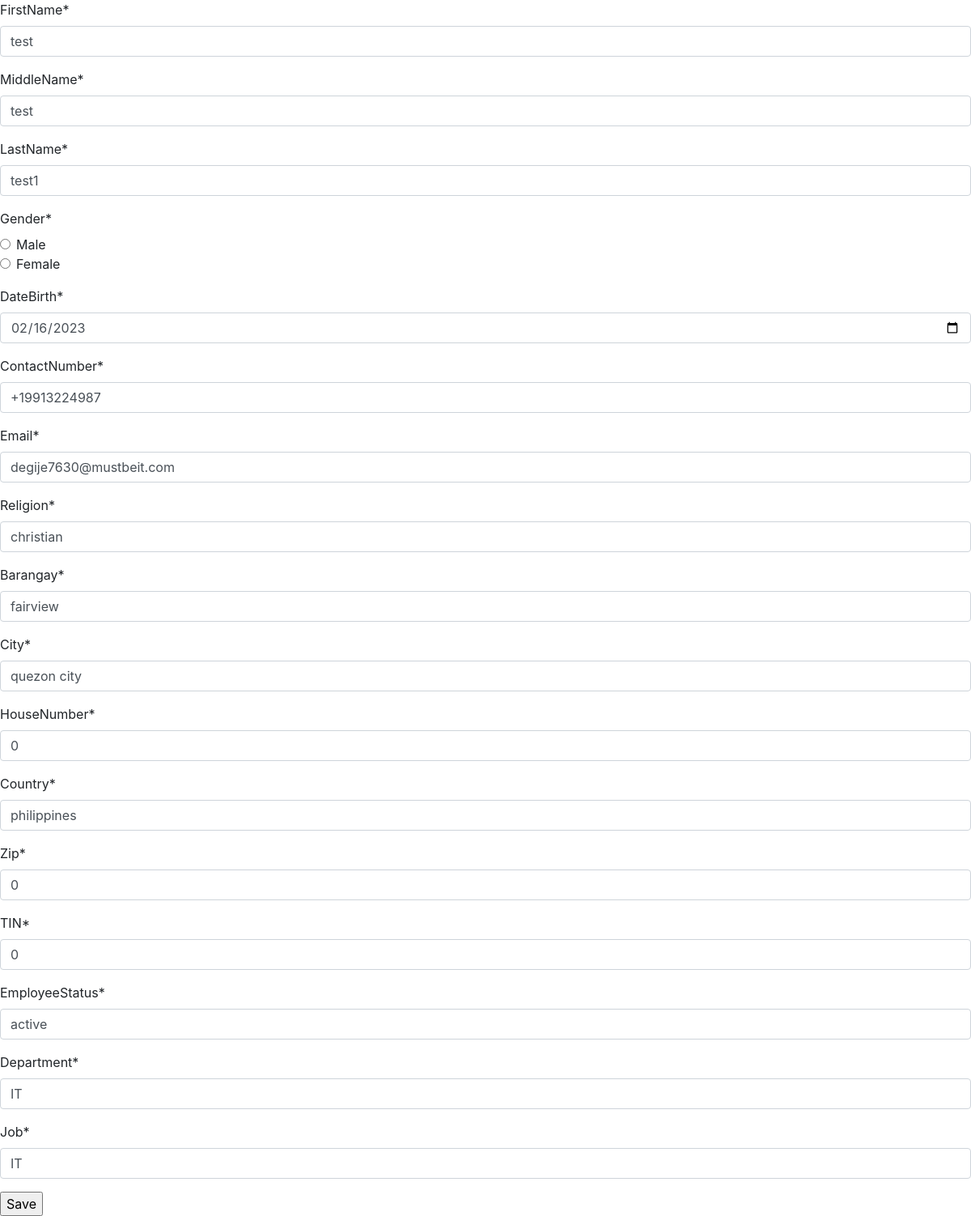
/employee/1/update/ (signed in), run on an earlier commit of the app's database.
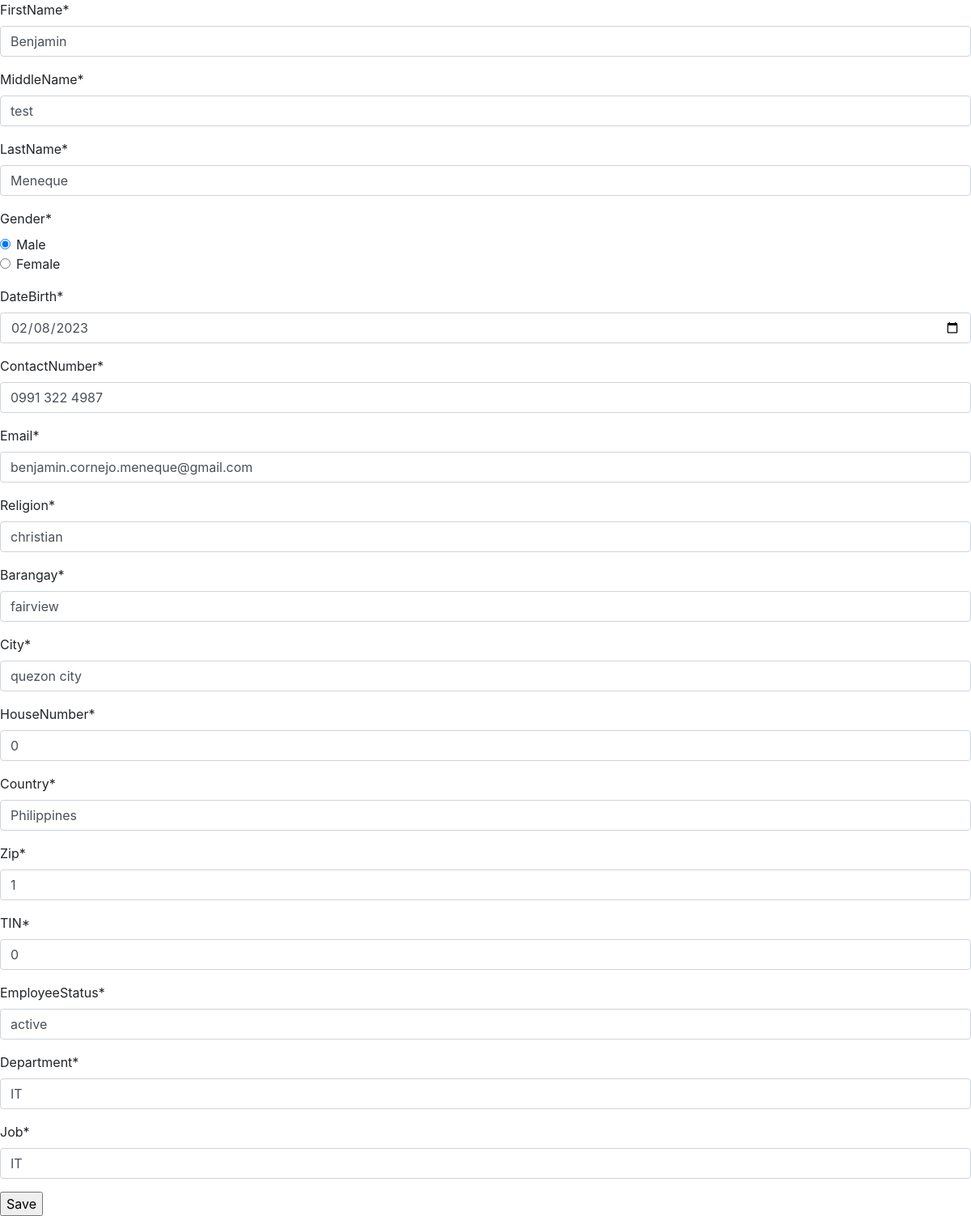
And on a later commit of the database.
### employee/models.py (models this page shows, shortened)
class Employee(models.Model):
    GENDER_CHOICES = [
        ("MALE", "Male"),
        ("FEMALE", "Female"),
    ]
    firstName = models.CharField(max_length=40)
    middleName = models.CharField(max_length=40)
    lastName = models.CharField(max_length=40)
    gender = models.CharField(max_length=6, choices=GENDER_CHOICES, default="male")
    dateBirth = models.DateField()
    contactNumber = PhoneNumberField(region="PH")
    email = models.EmailField(max_length=200)
    Religion = models.CharField(max_length=200,default="christian")
    Barangay = models.CharField(max_length=200, default="fairview")
    City = models.CharField(max_length=200, default="quezon city")
    HouseNumber= models.IntegerField(default=0)
    Country = models.CharField(max_length=200, default="philippines")
    Zip = models.IntegerField(default=0)
    TIN = models.IntegerField(default=0)
    EmployeeStatus = models.CharField(max_length=200, default="active")
    Department = models.CharField(max_length=200, default="IT")
    Job = models.CharField(max_length=200, default="IT")

### employee/views.py (the view)
# urls.py: path('<int:pk>/update/', views.UpdateEmployee.as_view(), name='update'),
class UpdateEmployee(LoginRequiredMixin, generic.UpdateView):
    model = Employee
    form_class = EmployeeForm
    template_name = "employee/employee_form.html"
    success_url = reverse_lazy("employee:index")
    context_object_name = "update_employee"

### employee/forms.py
class EmployeeForm(forms.ModelForm):
    class Meta:
        model = Employee
        fields  = '__all__'
        widgets = {
            'dateBirth': forms.DateInput(attrs={'type': 'date'}),
             'gender': forms.RadioSelect,
        }

### templates/employee/employee_form.html (shortened to what this page needs)
{% extends 'base.html' %}
{% block content %}
{% load crispy_forms_tags %}
{% if context_object_name == create_employee or update_employee %}
<form method="post">{% csrf_token %}
    {{ form|crispy }}
    <input type="submit" value="Save">
</form>
{% endif %}
{% endblock content %}

What changed in the data, as far as the page shows it:
changed Employee "test": firstName "test" → "Benjamin"; lastName "test1" → "Meneque"; gender "☐ Male ☐ Female" → "☑ Male ☐ Female"; dateBirth "02/16/2023" → "02/08/2023"; contactNumber "+19913224987" → "0991 322 4987"; email "degije7630@mustbeit.com" → "benjamin.cornejo.meneque@gmail.com"; Country "philippines" → "Philippines"; Zip "0" → "1"
